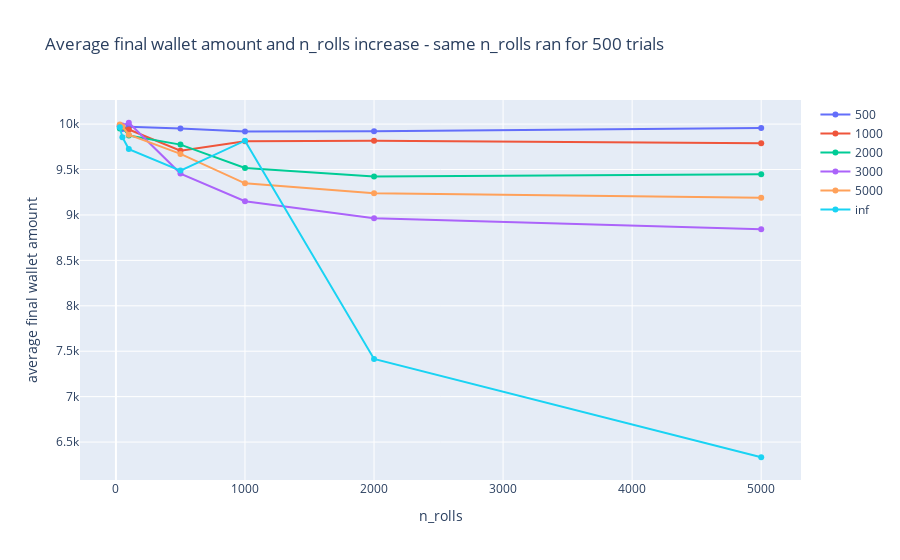

This figure's notebook cell:
### Code cell
fig = go.Figure()

for max_bet in max_bet_list:
    df = (mean_final_status_df
          .loc[mean_final_status_df.index.get_level_values("max_bet") == max_bet]
          .copy())
    fig.add_trace(
        go.Scatter(
            name = max_bet,
            x = n_roll_list,
            y = df["wallet"]
        )
    )

fig.update_layout(
    title_text = f"Average final wallet amount and n_rolls increase - same n_rolls ran for 500 trials",
    xaxis_title = "n_rolls",
    yaxis_title = "average final wallet amount"
)

fig.show()

### Figure 1 — Plotly figure (JSON) as saved in the notebook; plotly's stock layout.template omitted (floating-point values rounded to 4 significant figures)
{"data": [{"name": "500", "type": "scatter", "x": [30, 50, 100, 500, 1000, 2000, 5000], "y": [9975.0, 9946.0, 9972.0, 9953.0, 9917.0, 9921.0, 9956.0]}, {"name": "1000", "type": "scatter", "x": [30, 50, 100, 500, 1000, 2000, 5000], "y": [9975.0, 9969.0, 9941.0, 9706.0, 9812.0, 9816.0, 9789.0]}, {"name": "2000", "type": "scatter", "x": [30, 50, 100, 500, 1000, 2000, 5000], "y": [9951.0, 9964.0, 9874.0, 9774.0, 9517.0, 9424.0, 9448.0]}, {"name": "3000", "type": "scatter", "x": [30, 50, 100, 500, 1000, 2000, 5000], "y": [9987.0, 9983.0, 10010.0, 9455.0, 9151.0, 8964.0, 8843.0]}, {"name": "5000", "type": "scatter", "x": [30, 50, 100, 500, 1000, 2000, 5000], "y": [9995.0, 9973.0, 9884.0, 9672.0, 9348.0, 9239.0, 9188.0]}, {"name": "inf", "type": "scatter", "x": [30, 50, 100, 500, 1000, 2000, 5000], "y": [9966.0, 9856.0, 9725.0, 9488.0, 9817.0, 7415.0, 6333.0]}], "layout": {"title": {"text": "Average final wallet amount and n_rolls increase - same n_rolls ran for 500 trials"}, "xaxis": {"title": {"text": "n_rolls"}}, "yaxis": {"title": {"text": "average final wallet amount"}}}}
